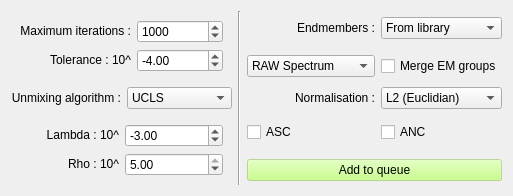
        <widget class="QWidget" name="tab">
         <attribute name="title">
          <string>Unmixing parameters</string>
         </attribute>
         <layout class="QHBoxLayout" name="horizontalLayout">
          <item>
           <layout class="QGridLayout" name="gridLayout_3" rowstretch="0,0,0,0,0,0,0">
            <item row="4" column="5">
             <widget class="QCheckBox" name="checkBox_unmix_ANC">
              <property name="text">
               <string>ANC</string>
              </property>
             </widget>
            </item>
            <item row="4" column="4">
             <widget class="QCheckBox" name="checkBox_unmix_ASC">
              <property name="text">
               <string>ASC</string>
              </property>
             </widget>
            </item>
            <item row="2" column="5">
             <widget class="QCheckBox" name="checkBox_unmix_merge_EM_groups">
              <property name="text">
               <string>Merge EM groups</string>
              </property>
             </widget>
            </item>
            <item row="1" column="5">
             <widget class="QComboBox" name="comboBox_endmembers_use_for_unmixing">
              <property name="toolTip">
               <string>Choose between supervised segmentation (need selection first) or Unsupervised (Clusterisation)</string>
              </property>
              <item>
               <property name="text">
                <string>From library</string>
               </property>
              </item>
              <item>
               <property name="text">
                <string>Manual</string>
               </property>
              </item>
              <item>
               <property name="text">
                <string>Auto</string>
               </property>
              </item>
             </widget>
            </item>
            <item row="1" column="4">
             <widget class="QLabel" name="label_EM_choose">
              <property name="minimumSize">
               <size>
                <width>100</width>
                <height>0</height>
               </size>
              </property>
              <property name="maximumSize">
               <size>
                <width>16777215</width>
                <height>20</height>
               </size>
              </property>
              <property name="text">
               <string>Endmembers :</string>
              </property>
              <property name="alignment">
               <set>Qt::AlignRight|Qt::AlignTrailing|Qt::AlignVCenter</set>
              </property>
             </widget>
            </item>
            <item row="3" column="4">
             <widget class="QLabel" name="label_normalisation_unmix">
              <property name="maximumSize">
               <size>
                <width>16777215</width>
                <height>20</height>
               </size>
              </property>
              <property name="text">
               <string>Normalisation :</string>
              </property>
              <property name="alignment">
               <set>Qt::AlignRight|Qt::AlignTrailing|Qt::AlignVCenter</set>
              </property>
             </widget>
            </item>
            <item row="3" column="5">
             <widget class="QComboBox" name="comboBox_normalisation_unmix">
              <property name="sizePolicy">
               <sizepolicy hsizetype="Expanding" vsizetype="Fixed">
                <horstretch>0</horstretch>
                <verstretch>0</verstretch>
               </sizepolicy>
              </property>
              <property name="toolTip">
               <string>Choose distance for supervised classification</string>
              </property>
              <item>
               <property name="text">
                <string>L2 (Euclidian)</string>
               </property>
              </item>
              <item>
               <property name="text">
                <string>L1 (Sum=1)</string>
               </property>
              </item>
              <item>
               <property name="text">
                <string>None</string>
               </property>
              </item>
             </widget>
            </item>
            <item row="2" column="4">
             <widget class="QComboBox" name="comboBox_preprocess">
              <property name="sizePolicy">
               <sizepolicy hsizetype="Expanding" vsizetype="Fixed">
                <horstretch>0</horstretch>
                <verstretch>0</verstretch>
               </sizepolicy>
              </property>
              <property name="toolTip">
               <string>Choose distance for supervised classification</string>
              </property>
              <item>
               <property name="text">
                <string>RAW Spectrum </string>
               </property>
              </item>
              <item>
               <property name="text">
                <string>First derivative</string>
               </property>
              </item>
              <item>
               <property name="text">
                <string>Second derivative</string>
               </property>
              </item>
             </widget>
            </item>
            <item row="1" column="1" rowspan="2" colspan="2">
             <widget class="QStackedWidget" name="stackedWidget_3">
              <property name="currentIndex">
               <number>0</number>
              </property>
              <widget class="QWidget" name="page_algo_param">
               <layout class="QGridLayout" name="gridLayout_6">
                <item row="1" column="1">
                 <widget class="QDoubleSpinBox" name="doubleSpinBox_unmix_lambda_2">
                  <property name="minimum">
                   <double>-7.000000000000000</double>
                  </property>
                  <property name="maximum">
                   <double>-2.000000000000000</double>
                  </property>
                  <property name="singleStep">
                   <double>0.100000000000000</double>
                  </property>
                  <property name="value">
                   <double>-4.000000000000000</double>
                  </property>
                 </widget>
                </item>
                <item row="0" column="0">
                 <widget class="QLabel" name="label_unmix_maxiter">
                  <property name="maximumSize">
                   <size>
                    <width>16777215</width>
                    <height>20</height>
                   </size>
                  </property>
                  <property name="text">
                   <string>Maximum iterations :</string>
                  </property>
                  <property name="alignment">
                   <set>Qt::AlignRight|Qt::AlignTrailing|Qt::AlignVCenter</set>
                  </property>
                 </widget>
                </item>
                <item row="0" column="1">
                 <widget class="QSpinBox" name="spinBox">
                  <property name="minimum">
                   <number>100</number>
                  </property>
                  <property name="maximum">
                   <number>3000</number>
                  </property>
                  <property name="singleStep">
                   <number>100</number>
                  </property>
                  <property name="value">
                   <number>1000</number>
                  </property>
                 </widget>
                </item>
                <item row="1" column="0">
                 <widget class="QLabel" name="label_unmx_tolerance">
                  <property name="maximumSize">
                   <size>
                    <width>16777215</width>
                    <height>20</height>
                   </size>
                  </property>
                  <property name="text">
                   <string>Tolerance : 10^</string>
                  </property>
                  <property name="alignment">
                   <set>Qt::AlignRight|Qt::AlignTrailing|Qt::AlignVCenter</set>
                  </property>
                 </widget>
                </item>
               </layout>
              </widget>
              <widget class="QWidget" name="page_classic"/>
             </widget>
            </item>
            <item row="3" column="1">
             <widget class="QLabel" name="label_unmix_algorithm_choice">
              <property name="text">
               <string>Unmixing algorithm :</string>
              </property>
              <property name="alignment">
               <set>Qt::AlignRight|Qt::AlignTrailing|Qt::AlignVCenter</set>
              </property>
             </widget>
            </item>
            <item row="3" column="2">
             <widget class="QComboBox" name="comboBox_unmix_algorithm">
              <item>
               <property name="text">
                <string>UCLS</string>
               </property>
              </item>
              <item>
               <property name="text">
                <string>NNLS</string>
               </property>
              </item>
              <item>
               <property name="text">
                <string>FCLS</string>
               </property>
              </item>
              <item>
               <property name="text">
                <string>Metric (cGFC)</string>
               </property>
              </item>
              <item>
               <property name="text">
                <string>SUnSAL</string>
               </property>
              </item>
             </widget>
            </item>
            <item row="5" column="4" colspan="2">
             <widget class="QPushButton" name="pushButton_add_queue_unmixing">
              <property name="minimumSize">
               <size>
                <width>100</width>
                <height>0</height>
               </size>
              </property>
              <property name="maximumSize">
               <size>
                <width>500</width>
                <height>16777215</height>
               </size>
              </property>
              <property name="styleSheet">
               <string notr="true">background-color: rgba(186, 255, 112, 125);</string>
              </property>
              <property name="text">
               <string>Add to queue</string>
              </property>
             </widget>
            </item>
            <item row="4" column="1" rowspan="2" colspan="2">
             <widget class="QStackedWidget" name="stackedWidget_4">
              <property name="currentIndex">
               <number>0</number>
              </property>
              <widget class="QWidget" name="page_SUnSAL">
               <layout class="QGridLayout" name="gridLayout_7">
                <item row="0" column="1">
                 <widget class="QDoubleSpinBox" name="doubleSpinBox_unmix_lambda_3">
                  <property name="minimum">
                   <double>-5.000000000000000</double>
                  </property>
                  <property name="maximum">
                   <double>-1.000000000000000</double>
                  </property>
                  <property name="singleStep">
                   <double>0.100000000000000</double>
                  </property>
                  <property name="value">
                   <double>-3.000000000000000</double>
                  </property>
                 </widget>
                </item>
                <item row="0" column="0">
                 <widget class="QLabel" name="label_unmix_lambda">
                  <property name="maximumSize">
                   <size>
                    <width>16777215</width>
                    <height>20</height>
                   </size>
                  </property>
                  <property name="text">
                   <string>Lambda : 10^</string>
                  </property>
                  <property name="alignment">
                   <set>Qt::AlignRight|Qt::AlignTrailing|Qt::AlignVCenter</set>
                  </property>
                 </widget>
                </item>
                <item row="1" column="0">
                 <widget class="QLabel" name="label_unmix_lambda_2">
                  <property name="maximumSize">
                   <size>
                    <width>16777215</width>
                    <height>20</height>
                   </size>
                  </property>
                  <property name="text">
                   <string>Rho : 10^</string>
                  </property>
                  <property name="alignment">
                   <set>Qt::AlignRight|Qt::AlignTrailing|Qt::AlignVCenter</set>
                  </property>
                 </widget>
                </item>
                <item row="1" column="1">
                 <widget class="QDoubleSpinBox" name="doubleSpinBox_unmix_lambda_4">
                  <property name="minimum">
                   <double>0.500000000000000</double>
                  </property>
                  <property name="maximum">
                   <double>5.000000000000000</double>
                  </property>
                  <property name="singleStep">
                   <double>0.100000000000000</double>
                  </property>
                  <property name="value">
                   <double>5.000000000000000</double>
                  </property>
                 </widget>
                </item>
               </layout>
              </widget>
              <widget class="QWidget" name="page_metric"/>
             </widget>
            </item>
            <item row="1" column="3" rowspan="5">
             <widget class="Line" name="line_3">
              <property name="orientation">
               <enum>Qt::Vertical</enum>
              </property>
             </widget>
            </item>
           </layout>
          </item>
         </layout>
        </widget>
